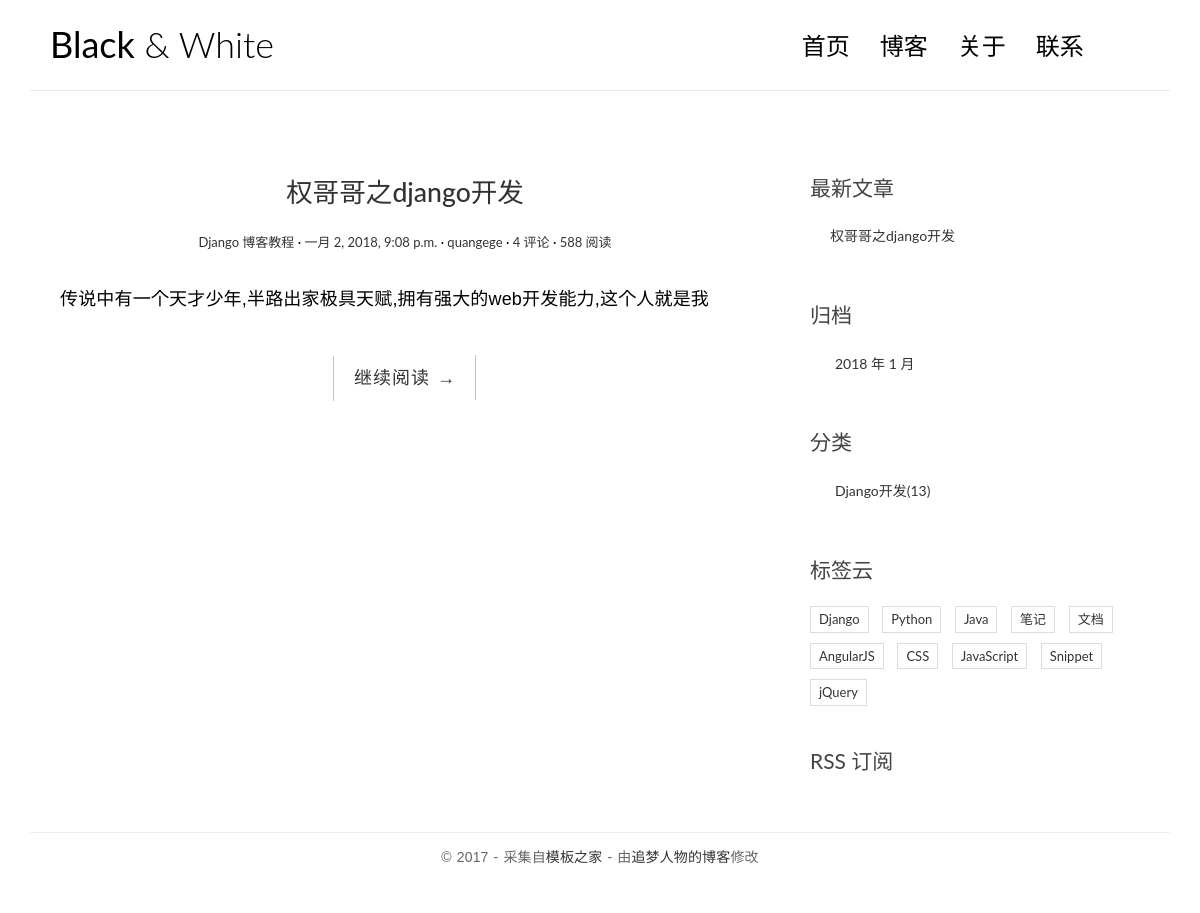
Before: / with the older database file.
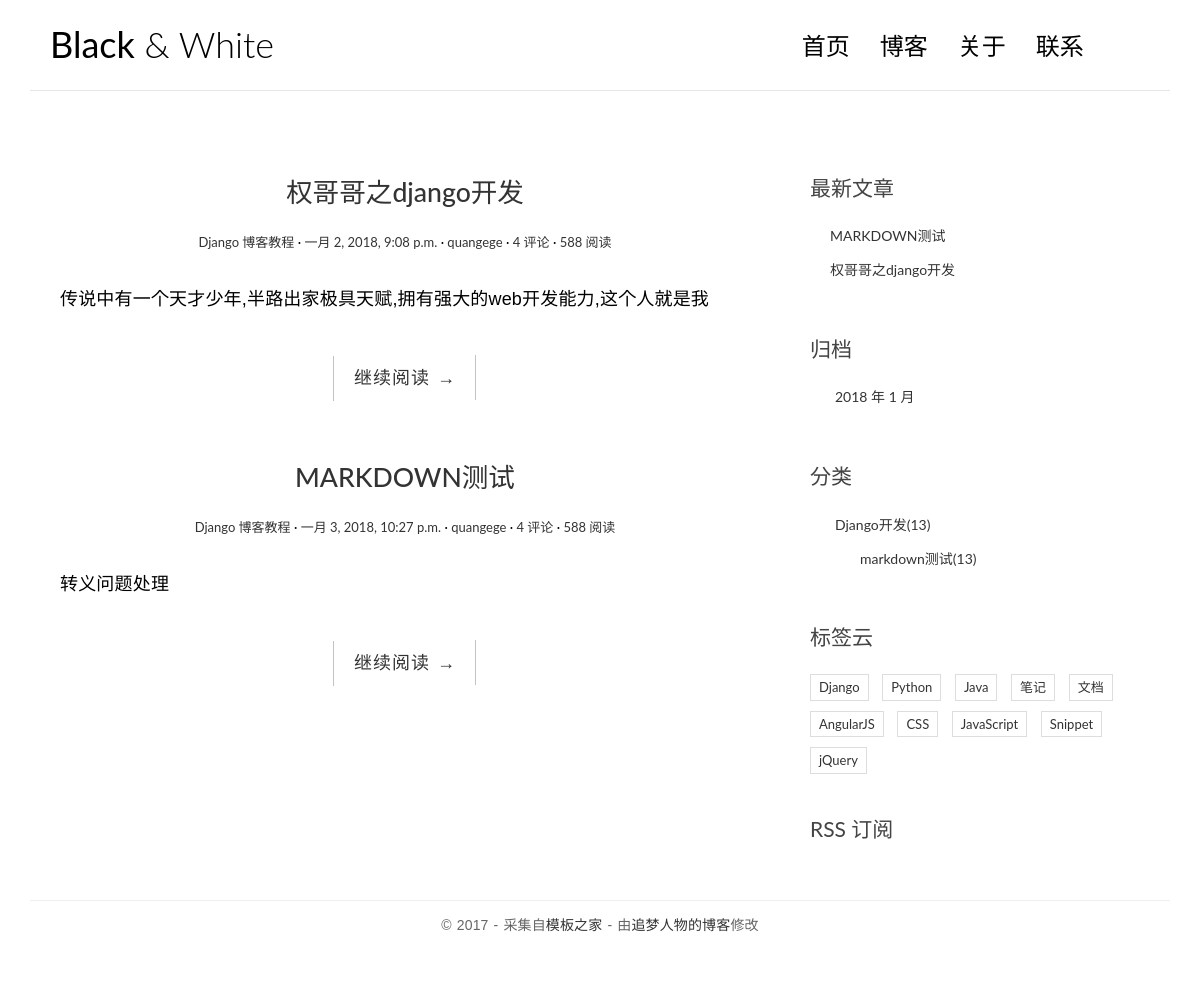
After: the same page with the newer database file.
### blog/models.py (models this page shows, shortened)
@python_2_unicode_compatible
class Post(models.Model):
    title = models.CharField(max_length=70)
    body = models.TextField()
    created_time = models.DateTimeField()
    modified_time=models.DateTimeField()
    excerpt=models.CharField(max_length=200,blank=True)
    category = models.ForeignKey(Category)
    tags = models.ManyToManyField(Tag)
    author = models.ForeignKey(User)
    def get_absolute_url(self):
        return reverse('blog:detail', kwargs={'id': self.id})

class Category(models.Model):
    name=models.CharField(max_length=100)

### blog/views.py (the view)
# urls.py: url(r"^$",views.index),
def index(request):
    post_list=Post.objects.all()
    content={"post_list":post_list}
    return render(request,"blog/index.html",content)

### blog/templatetags/blog_tags.py (called while the page is built)
@register.simple_tag
def get_recent_posts(num=5):
    return Post.objects.all().order_by("-created_time")[:num]

@register.simple_tag
def archives():
    return Post.objects.dates('created_time', 'month', order='DESC')

@register.simple_tag
def get_categories():
    return Category.objects.all()

### templates/blog/index.html (shortened to what this page needs)
{% extends "base.html" %}
{% block middle %}
    {% for post in post_list %}
        <article class="post post-{{ post.id }}">
            <header class="entry-header">
                <h1 class="entry-title">
                    <a href="{{ post.get_absolute_url }}">{{ post.title }}</a>
                </h1>
                <div class="entry-meta">
                    <span class="post-category"><a href="#">Django 博客教程</a></span>
                    <span class="post-date"><a href="#"><time class="entry-date"
                                                              datetime="2012-11-09T23:15:57+00:00">{{ post.created_time }}</time></a></span>
                    <span class="post-author"><a href="#">{{ post.author }}</a></span>
                    <span class="comments-link"><a href="#">4 评论</a></span>
                    <span class="views-count"><a href="#">588 阅读</a></span>
                </div>
            </header>
            <div class="entry-content clearfix">
                <p>{{ post.excerpt }}</p>
                <div class="read-more cl-effect-14">
                    <a href="{{ post.get_absolute_url }}" class="more-link">继续阅读 <span class="meta-nav">→</span></a>
                </div>
            </div>
        </article>
    {% empty %}
        <div class="no-post">暂时还没有发布的文章！</div>
    {% endfor %}
{% endblock middle %}

### templates/base.html (shortened to what this page needs)
{% load blog_tags %}
<!DOCTYPE html>
<html>
<head>
    <link rel="stylesheet" href="/static/css/bootstrap.min.css">
    <link rel="stylesheet" href="http://code.ionicframework.com/ionicons/2.0.1/css/ionicons.min.css">
    <link rel="stylesheet" href="/static/css/pace.css">
    <link rel="stylesheet" href="/static/css/custom.css">
    <link rel="stylesheet" href="/static/css/highlights/github.css">
</head>
<body id="single">
<div class="container">
    <header id="site-header">
        <div class="row">
            <div class="col-md-4 col-sm-5 col-xs-8">
                <div class="logo">
                    <h1><a href="index.html"><b>Black</b> &amp; White</a></h1>
                </div>
            </div>
            <div class="col-md-8 col-sm-7 col-xs-4">
                <nav class="main-nav" role="navigation">
                    <div class="collapse navbar-collapse" id="bs-example-navbar-collapse-1">
                        <ul class="nav navbar-nav navbar-right">
                            <li class="cl-effect-11"><a href="index.html" data-hover="首页">首页</a></li>
                            <li class="cl-effect-11"><a href="full-width.html" data-hover="博客">博客</a></li>
                            <li class="cl-effect-11"><a href="about.html" data-hover="关于">关于</a></li>
                            <li class="cl-effect-11"><a href="contact.html" data-hover="联系">联系</a></li>
                        </ul>
                    </div>
                </nav>
            </div>
        </div>
    </header>
</div>
<div class="content-body">
    <div class="container">
        <div class="row">
            <main class="col-md-8">
                {% block middle %}{% endblock middle %}
            </main>
            <aside class="col-md-4">
                <div class="widget widget-recent-posts">
                    <h3 class="widget-title">最新文章</h3>
                    {% get_recent_posts as recent_post_list %}
                    <ul>
                        {% for item in recent_post_list %}
                            <li>
                                <a href="{{ item.get_absolute_url }}">{{ item.title }}</a>
                            </li>
                        {% empty %}
                            暂无文章!
                        {% endfor %}
                    </ul>
                </div>
                <div class="widget widget-archives">
                    <h3 class="widget-title">归档</h3>
                    {% archives as get_list %}
                    <ul>
                        {% for date in get_list %}
                            <li>
                                <a href="#">{{ date.year }} 年 {{ date.month }} 月</a>
                            </li>
                        {% empty %}
                            暂无归档
                        {% endfor %}
                    </ul>
                </div>
                <div class="widget widget-category">
                    <h3 class="widget-title">分类</h3>
                    {% get_categories as category_list %}
                    {% for category in category_list %}
                        <ul>
                        <li>
                            <a href="#">{{ category.name }}<span class="post-count">(13)</span></a>
                        </li>
                    {% empty %}
                        暂无分类！
                    {% endfor %}
                    </ul>
                </div>
                <div class="widget widget-tag-cloud">
                    <h3 class="widget-title">标签云</h3>
                    <ul>
                        <li>
                            <a href="#">Django</a>
                        </li>
                        <li>
                            <a href="#">Python</a>
                        </li>
                        <li>
                            <a href="#">Java</a>
                        </li>
                        <li>
                            <a href="#">笔记</a>
                        </li>
                        <li>
                            <a href="#">文档</a>
                        </li>
                        <li>
                            <a href="#">AngularJS</a>
                        </li>
                        <li>
                            <a href="#">CSS</a>
                        </li>
                        <li>
                            <a href="#">JavaScript</a>
                        </li>
                        <li>
                            <a href="#">Snippet</a>
                        </li>
                        <li>
                            <a href="#">jQuery</a>
                        </li>
                    </ul>
                </div>
                <div class="rss">
                    <a href=""> RSS 订阅</a>
                </div>
            </aside>
        </div>
    </div>
</div>
<footer id="site-footer">
    <div class="container">
        <div class="row">
            <div class="col-md-12">
                <p class="copyright">&copy 2017 - 采集自<a href="http://www.cssmoban.com/"
                                                        target="_blank" title="模板之家">模板之家</a>
                    - 由<a href="http://zmrenwu.com/" title="网页模板" target="_blank">追梦人物的博客</a>修改
                </p>
            </div>
        </div>
    </div>
</footer>
</body>
</html>

### static/css/custom.css (style rules this page uses)
* { outline: none; }
h1, h2, h3, h4, h5, h6 { margin-top: 0; }
b { font-weight: 400; }
a { color: #333; }
body { color: #444; font-family: 'Lato', sans-serif; }
p { font-family: 'Ubuntu', sans-serif; font-weight: 400; word-spacing: 1px; letter-spacing: 0.01em; }
#single p, #page p { margin-bottom: 25px; }
#site-header { background-color: #FFF; padding: 25px 20px; margin-bottom: 40px; border-bottom: 1px solid #e7e7e7; }
.logo h1 a { color: #000; }
.logo h1 { margin: 0; font-family: 'Lato', sans-serif; font-weight: 300; }
.main-nav { margin-top: 11px; max-width: 95%; }
.main-nav a { color: #000000 !important; padding: 0 0 5px 0 !important; margin-right: 30px; font-family: 'Lato', sans-serif; font-weight: 300; font-size: 24px; }
.cl-effect-11 a { padding: 10px 0; color: #0972b4; text-shadow: none; }
.cl-effect-11 a::before { position: absolute; top: 0; left: 0; overflow: hidden; padding: 0 0 5px 0 !important; max-width: 0; border-bottom: 1px solid #000; color: #000; content: attr(data-hover); white-space: nowrap; -webkit-transition: max-width 0.5s; -moz-transition: max-width 0.5s; transition: max-width 0.5s; }
.content-body { padding-bottom: 4em; }
.post { background: #fff; padding: 30px 30px 0; }
.entry-title { text-align: center; font-size: 1.9em; margin-bottom: 20px; line-height: 1.6; padding: 10px 20px 0; }
.entry-meta { text-align: center; color: #DDDDDD; font-size: 13px; margin-bottom: 30px; }
.entry-content { font-size: 18px; line-height: 1.9; font-weight: 300; color: #000; }
.post-category::after, .post-date::after, .post-author::after, .comments-link::after { content: ' ·'; color: #000; }
.read-more { font-family: 'Ubuntu', sans-serif; font-weight: 400; word-spacing: 1px; letter-spacing: 0.01em; text-align: center; margin-top: 20px; }
.cl-effect-14 a { padding: 0 20px; height: 45px; line-height: 45px; position: relative; display: inline-block; margin: 15px 25px; letter-spacing: 1px; font-weight: 400; text-shadow: 0 0 1px rgba(255, 255, 255, 0.3); }
.cl-effect-14 a::before, .cl-effect-14 a::after { position: absolute; width: 45px; height: 1px; background: #C3C3C3; content: ''; -webkit-transition: all 0.3s; -moz-transition: all 0.3s; transition: all 0.3s; pointer-events: none; }
.cl-effect-14 a::before { top: 0; left: 0; -webkit-transform: rotate(90deg); -moz-transform: rotate(90deg); transform: rotate(90deg); -webkit-transform-origin: 0 0; -moz-transform-origin: 0 0; transform-origin: 0 0; }
.cl-effect-14 a::after { right: 0; bottom: 0; -webkit-transform: rotate(90deg); -moz-transform: rotate(90deg); transform: rotate(90deg); -webkit-transform-origin: 100% 0; -moz-transform-origin: 100% 0; transform-origin: 100% 0; }
.widget { background: #fff; padding: 30px 0 0; }
.widget-title { font-size: 1.5em; margin-bottom: 20px; line-height: 1.6; padding: 10px 0 0; font-weight: 400; }
.widget-recent-posts ul { padding: 0; margin: 0; padding-left: 20px; }
.widget-recent-posts ul li { list-style-type: none; position: relative; line-height: 170%; margin-bottom: 10px; }
.widget-recent-posts ul li::before { content: '\f3d3'; font-family: "Ionicons"; position: absolute; left: -17px; top: 3px; font-size: 16px; color: #000; }
.widget-archives ul { padding: 0; margin: 0; padding-left: 25px; }
.widget-archives ul li { list-style-type: none; position: relative; line-height: 170%; margin-bottom: 10px; }
.widget-archives ul li::before { content: '\f3f3'; font-family: "Ionicons"; position: absolute; left: -25px; top: 1px; font-size: 16px; color: #000; }
.widget-category ul { padding: 0; margin: 0; padding-left: 25px; }
.widget-category ul li { list-style-type: none; position: relative; line-height: 170%; margin-bottom: 10px; }
.widget-category ul li::before { content: '\f3fe'; font-family: "Ionicons"; position: absolute; left: -25px; top: 1px; font-size: 18px; color: #000; }
.widget-tag-cloud ul { padding: 0; margin: 0; margin-right: -10px; }
.widget-tag-cloud ul li { list-style-type: none; font-size: 13px; display: inline-block; margin-right: 10px; margin-bottom: 10px; padding: 3px 8px; border: 1px solid #ddd; }
.rss { font-size: 21px; margin-top: 30px; }
.rss a { color: #444; }
#site-footer { padding-top: 10px; padding: 0 0 1.5em 0; }
.copyright { text-align: center; padding-top: 1em; margin: 0; border-top: 1px solid #eee; color: #666; }

Changed rows visible on the page:
added Post: title "MARKDOWN测试", created_time "一月 3, 2018, 10:27 p.m.", author "quangege", excerpt "转义问题处理"
added Category: name "markdown测试"
